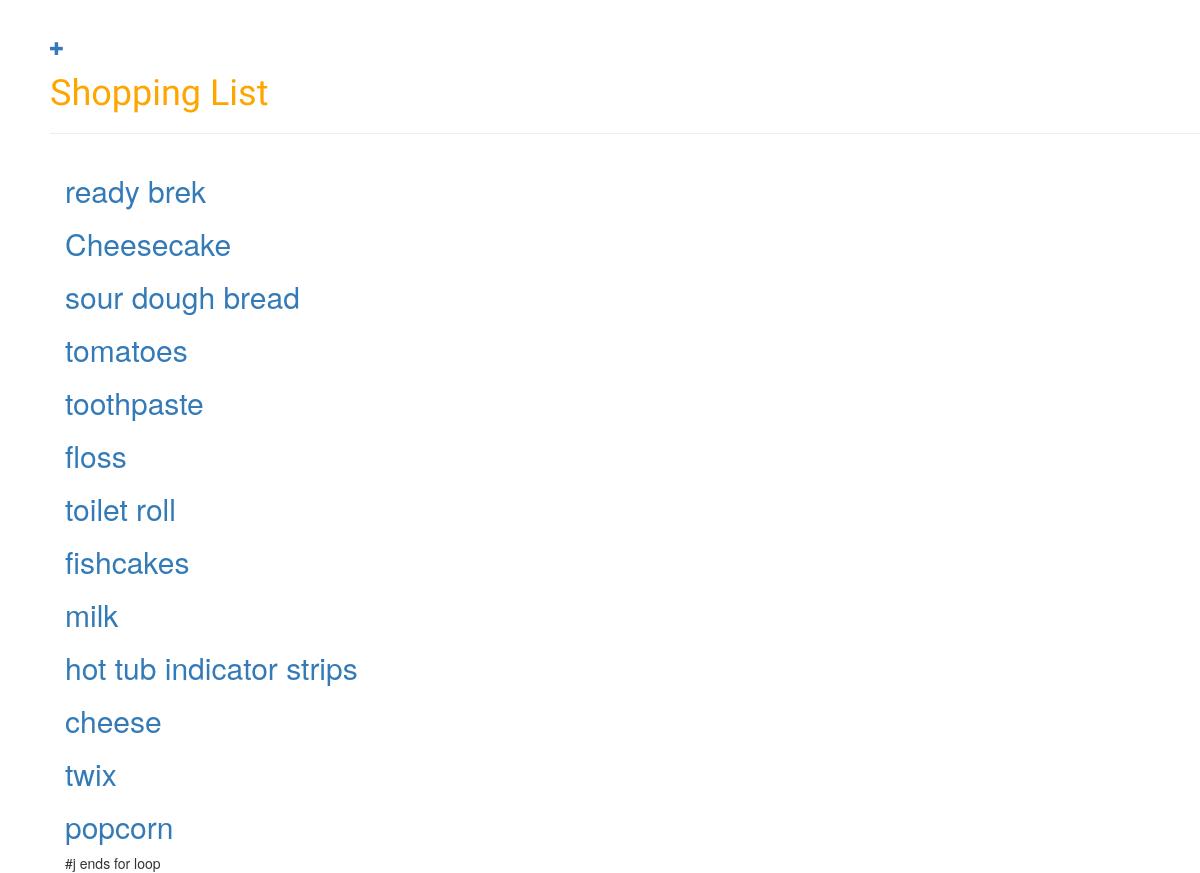
Before: / with the older database file.
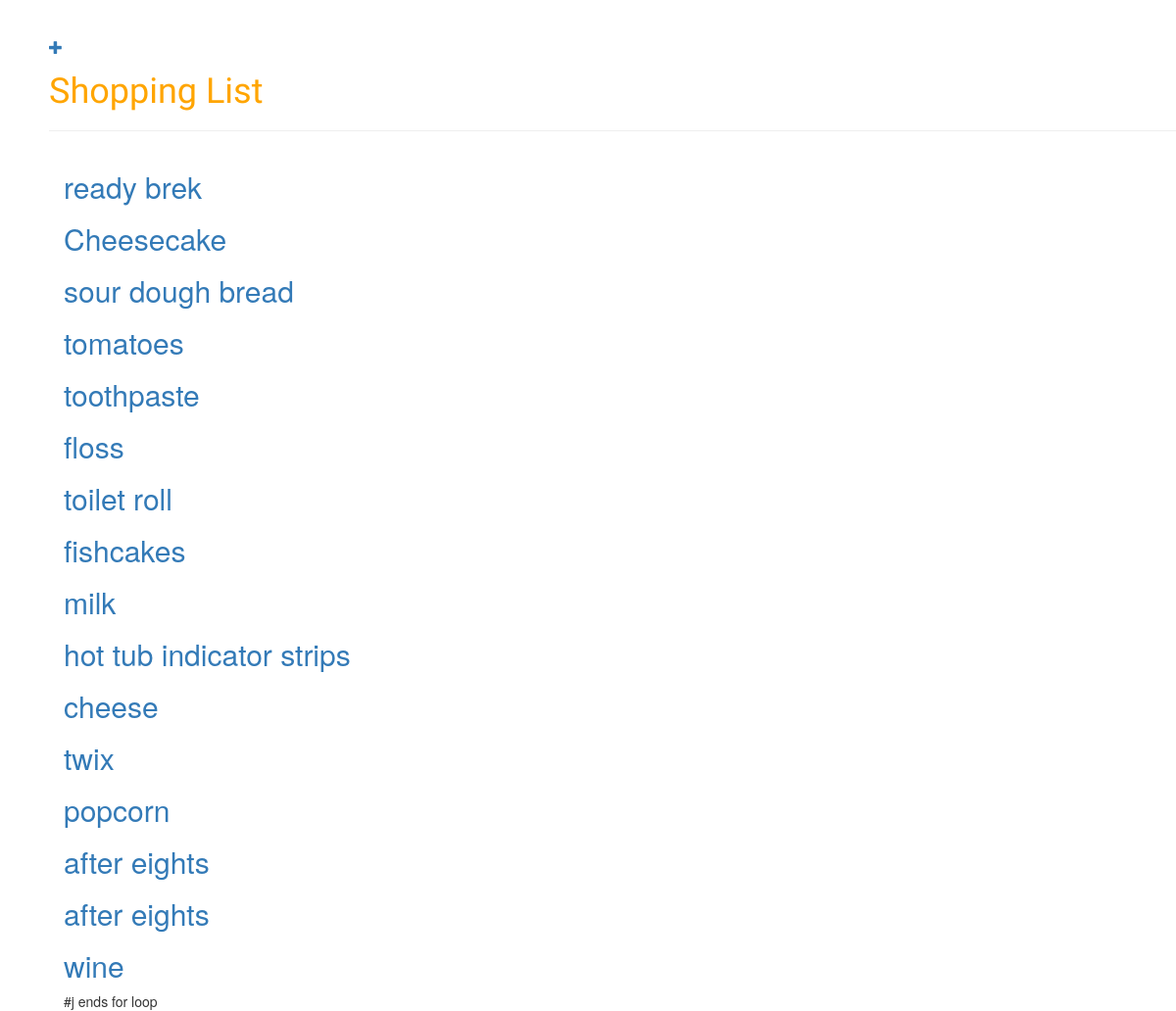
After: the same page with the newer database file.
### shoplistapp/models.py (models this page shows, shortened)
class Shoplistclass(models.Model):
    SHOPCHOICES = (
        ('SM', 'supermarket'),
        ('BL', 'bramcotelane'),
        ('TN', 'town'),
        ('OS', 'other_shop'),
    )
    CATEGORYCHOICES = (
        ('FD', 'food'),
        ('CL', 'cleaning'),
        ('PH', 'pharmacy'),
        ('CT', 'clothes'),
        ('OC', 'other_category'),
    )
    TIMESCALECHOICES = (
        ('UG', 'urgent'),
        ('SN', 'soon'),
        ('LU', 'lessurgent'),
        ('ST', 'sometime'),
            )
    author = models.ForeignKey('auth.User')
    item = models.CharField(max_length=200)
    shop = models.CharField(max_length=20, choices = SHOPCHOICES, default='SM')
    category = models.CharField(max_length=20, choices = CATEGORYCHOICES, default='FD')
    quantity = models.IntegerField()
    entered_date = models.DateTimeField(auto_now_add=True)
    urgency = models.CharField(max_length=20, choices = TIMESCALECHOICES, default='SN')

### shoplistapp/views.py (the view)
# urls.py: url(r'^$', views.ItemList.as_view(), name='shop_list'),
class ItemList(ListView):
    model = Shoplistclass
    template_name = 'shoplistapp/shop_list.html'

### shoplistapp/templates/shoplistapp/shop_list.html
{% extends 'shoplistapp/base.html' %} #j connects this file to base.html
{% block content %}
    {% for item in object_list %}
        <div class ="post">
            <div>
                <h2><a href="{% url 'item_detail' pk=item.pk %}">{{item.item}}</a></h2>
            </div>
        </div>
    {% endfor %}    #j ends for loop
{% endblock %}

### shoplistapp/templates/shoplistapp/base.html (shortened to what this page needs)
{% load staticfiles %}
<html>
    <head>
        <link rel="stylesheet" href="//maxcdn.bootstrapcdn.com/bootstrap/3.2.0/css/bootstrap.min.css">
        <link rel="stylesheet" href="//maxcdn.bootstrapcdn.com/bootstrap/3.2.0/css/bootstrap-theme.min.css">
        <link rel="stylesheet" href="{% static 'css/shoplistapp.css' %}">
    </head>
<body>
    <div class="page-header">
    <a href="{% url 'item_new' %}" class="top-menu><span class = glyphicon glyphicon-plus"></a>
    <h1><a href="/">Shopping List</a></h1>
    </div>
    <div class="content container">
    <div class="row">
        <div class="col-md-8">
        {% block content %}{% endblock %}
        </div>
    </div>
    </div>
</body>
</html>

### shoplistapp/static/css/shoplistapp.css (style rules this page uses)
h1 a { color: orange; font-family:'lobster'; }
body { padding-left: 50px; }

Changed rows visible on the page:
added Shoplistclass: item "after eights"
added Shoplistclass: item "after eights"
added Shoplistclass: item "wine"
